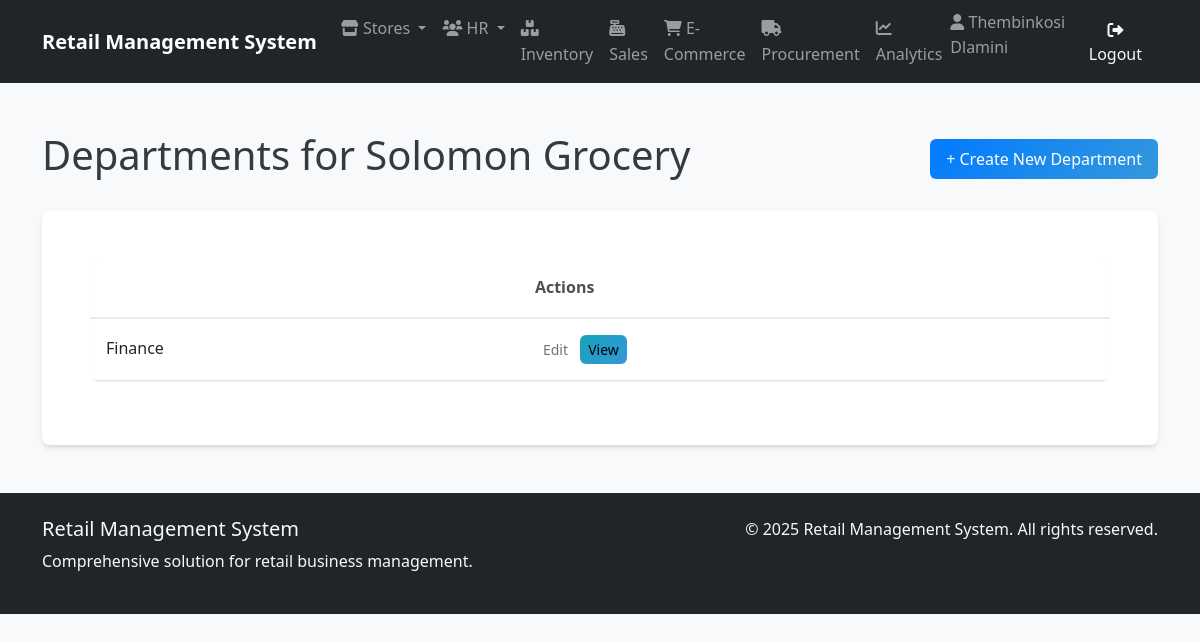
Before: /stores/1/departments/ (signed in) with the older database file.
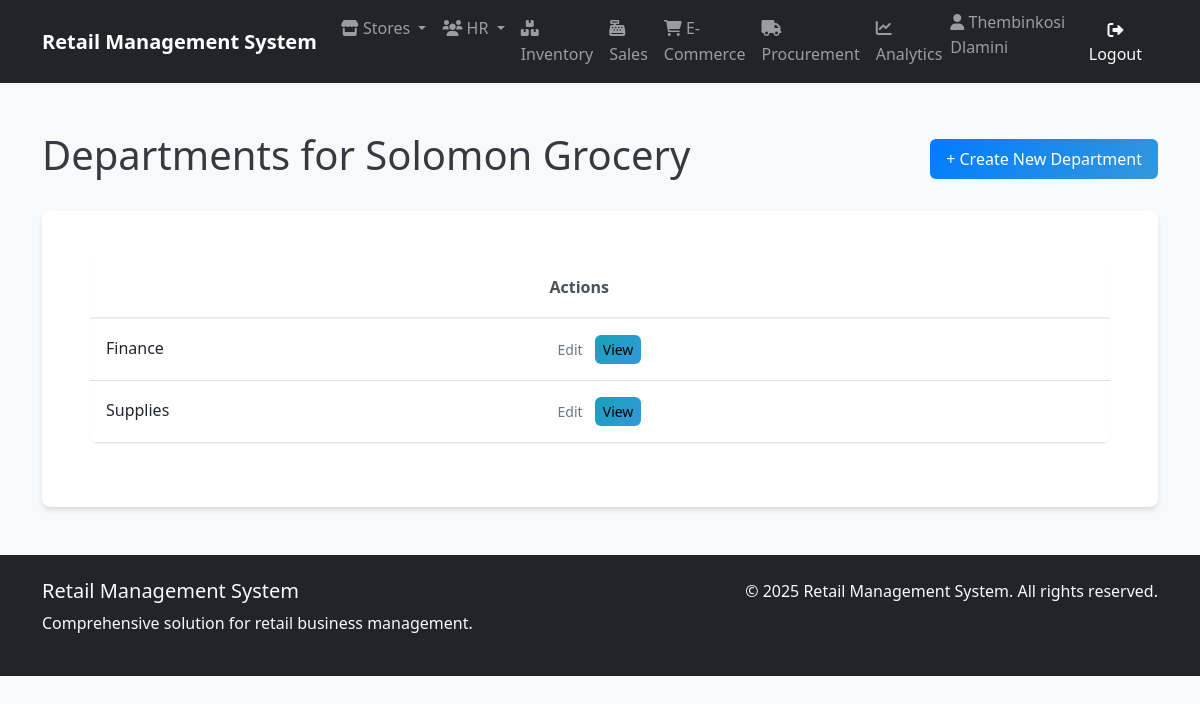
After: the same page with the newer database file.
### store_management/models.py (models this page shows, shortened)
class Department(models.Model):
    id = models.AutoField(primary_key=True)
    department_name = models.CharField(max_length=100)
    description = models.CharField(max_length=200, blank=True, null=True)
    store = models.ForeignKey(Store, on_delete=models.CASCADE, related_name='departments')
    manager = models.ForeignKey('human_resources.Employee', on_delete=models.SET_NULL, null=True, blank=True, related_name='managed_departments')
    created_at = models.DateTimeField(auto_now_add=True)
    updated_at = models.DateTimeField(auto_now=True)
    class Meta:
        ordering = ['department_name']
        db_table = 'store_management_department'
        constraints = [
            models.UniqueConstraint(
                fields=['store', 'department_name'],
                name='unique_department_per_store'
            )
        ]

### store_management/views.py (the view)
# urls.py: path('<int:store_id>/departments/', views.DepartmentListView.as_view(), name='department_list'),
class DepartmentListView(ListView):
    model = Department
    context_object_name = 'departments'
    template_name = 'store_management/department_list.html'
    def get_queryset(self):
        store_id = self.kwargs['store_id']
        return Department.objects.filter(store_id=store_id)
    def get_context_data(self, **kwargs):
        context = super().get_context_data(**kwargs)
        store_id = self.kwargs['store_id']
        context['store'] = get_object_or_404(Store, id=store_id)
        return context

### store_management/templates/store_management/department_list.html
{% extends "base.html" %}
{% block content %}
<div class="container mt-5">
    <div class="d-flex justify-content-between align-items-center mb-4">
        <h1>Departments for {{ store.store_name }}</h1>
        <a href="{% url 'store_management:department_create' store_id=store.id %}"
           class="btn btn-primary">
            + Create New Department
        </a>
    </div>
    <div class="card">
        <div class="card-body">
            <table class="table table-hover">
                <thead>
                    <tr>
                        <th>{{department.department_name }}</th>
                        <th>Actions</th>
                    </tr>
                </thead>
                <tbody>
                    {% for department in departments %}
                    <tr>
                        <td>{{ department.department_name }}</td>
                        <td>
                            <a href="{% url 'store_management:department_edit' pk=department.pk %}"
                               class="btn btn-sm btn-outline-secondary">
                                Edit
                            </a>
                            <a href="{% url 'store_management:department_detail' pk=department.pk %}"
                               class="btn btn-sm btn-info">
                                View
                            </a>
                        </td>
                    </tr>
                    {% empty %}
                    <tr>
                        <td colspan="2">No departments found</td>
                    </tr>
                    {% endfor %}
                </tbody>
            </table>
        </div>
    </div>
</div>
{% endblock %}

Changed rows visible on the page:
added Department: department_name "Supplies"
